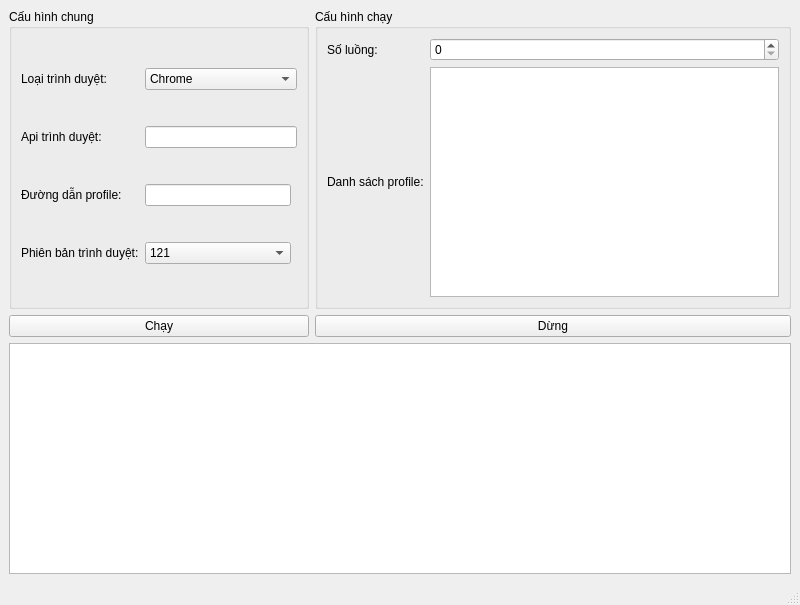
<?xml version="1.0" encoding="UTF-8"?>
<ui version="4.0">
 <class>MainWindow</class>
 <widget class="QMainWindow" name="MainWindow">
  <property name="geometry">
   <rect>
    <x>0</x>
    <y>0</y>
    <width>800</width>
    <height>605</height>
   </rect>
  </property>
  <property name="windowTitle">
   <string>MainWindow</string>
  </property>
  <widget class="QWidget" name="centralwidget">
   <layout class="QGridLayout" name="gridLayout">
    <item row="2" column="0" colspan="2">
     <widget class="QTableWidget" name="tableWidget"/>
    </item>
    <item row="1" column="1">
     <widget class="QPushButton" name="pushButton_2">
      <property name="text">
       <string>Dừng</string>
      </property>
     </widget>
    </item>
    <item row="0" column="0">
     <widget class="QGroupBox" name="groupBox">
      <property name="minimumSize">
       <size>
        <width>0</width>
        <height>300</height>
       </size>
      </property>
      <property name="maximumSize">
       <size>
        <width>300</width>
        <height>16777215</height>
       </size>
      </property>
      <property name="title">
       <string>Cấu hình chung</string>
      </property>
      <layout class="QGridLayout" name="gridLayout_2">
       <item row="0" column="0">
        <widget class="QLabel" name="label">
         <property name="text">
          <string>Loại trình duyệt:</string>
         </property>
        </widget>
       </item>
       <item row="0" column="1" colspan="2">
        <widget class="QComboBox" name="comboBox">
         <item>
          <property name="text">
           <string>Chrome</string>
          </property>
         </item>
         <item>
          <property name="text">
           <string>Gologin</string>
          </property>
         </item>
        </widget>
       </item>
       <item row="1" column="0">
        <widget class="QLabel" name="label_2">
         <property name="text">
          <string>Api trình duyệt:</string>
         </property>
        </widget>
       </item>
       <item row="2" column="0">
        <widget class="QLabel" name="label_3">
         <property name="text">
          <string>Đường dẫn profile:</string>
         </property>
        </widget>
       </item>
       <item row="2" column="1">
        <widget class="QLineEdit" name="lineEdit_2"/>
       </item>
       <item row="1" column="1" colspan="2">
        <widget class="QLineEdit" name="lineEdit"/>
       </item>
       <item row="3" column="0">
        <widget class="QLabel" name="label_4">
         <property name="text">
          <string>Phiên bản trình duyệt:</string>
         </property>
        </widget>
       </item>
       <item row="3" column="1">
        <widget class="QComboBox" name="comboBox_2">
         <item>
          <property name="text">
           <string>121</string>
          </property>
         </item>
         <item>
          <property name="text">
           <string>122</string>
          </property>
         </item>
         <item>
          <property name="text">
           <string>123</string>
          </property>
         </item>
         <item>
          <property name="text">
           <string>124</string>
          </property>
         </item>
         <item>
          <property name="text">
           <string>125</string>
          </property>
         </item>
         <item>
          <property name="text">
           <string>126</string>
          </property>
         </item>
         <item>
          <property name="text">
           <string>127</string>
          </property>
         </item>
         <item>
          <property name="text">
           <string>128</string>
          </property>
         </item>
         <item>
          <property name="text">
           <string>129</string>
          </property>
         </item>
         <item>
          <property name="text">
           <string>130</string>
          </property>
         </item>
        </widget>
       </item>
      </layout>
     </widget>
    </item>
    <item row="1" column="0">
     <widget class="QPushButton" name="pushButton">
      <property name="text">
       <string>Chạy</string>
      </property>
     </widget>
    </item>
    <item row="0" column="1">
     <widget class="QGroupBox" name="groupBox_2">
      <property name="minimumSize">
       <size>
        <width>0</width>
        <height>300</height>
       </size>
      </property>
      <property name="title">
       <string>Cấu hình chạy</string>
      </property>
      <layout class="QGridLayout" name="gridLayout_3">
       <item row="0" column="0">
        <widget class="QLabel" name="label_5">
         <property name="text">
          <string>Số luồng:</string>
         </property>
        </widget>
       </item>
       <item row="0" column="1">
        <widget class="QSpinBox" name="spinBox"/>
       </item>
       <item row="1" column="0">
        <widget class="QLabel" name="label_6">
         <property name="text">
          <string>Danh sách profile:</string>
         </property>
        </widget>
       </item>
       <item row="1" column="1">
        <widget class="QPlainTextEdit" name="plainTextEdit"/>
       </item>
      </layout>
     </widget>
    </item>
   </layout>
  </widget>
  <widget class="QStatusBar" name="statusbar"/>
 </widget>
 <resources/>
 <connections/>
</ui>
